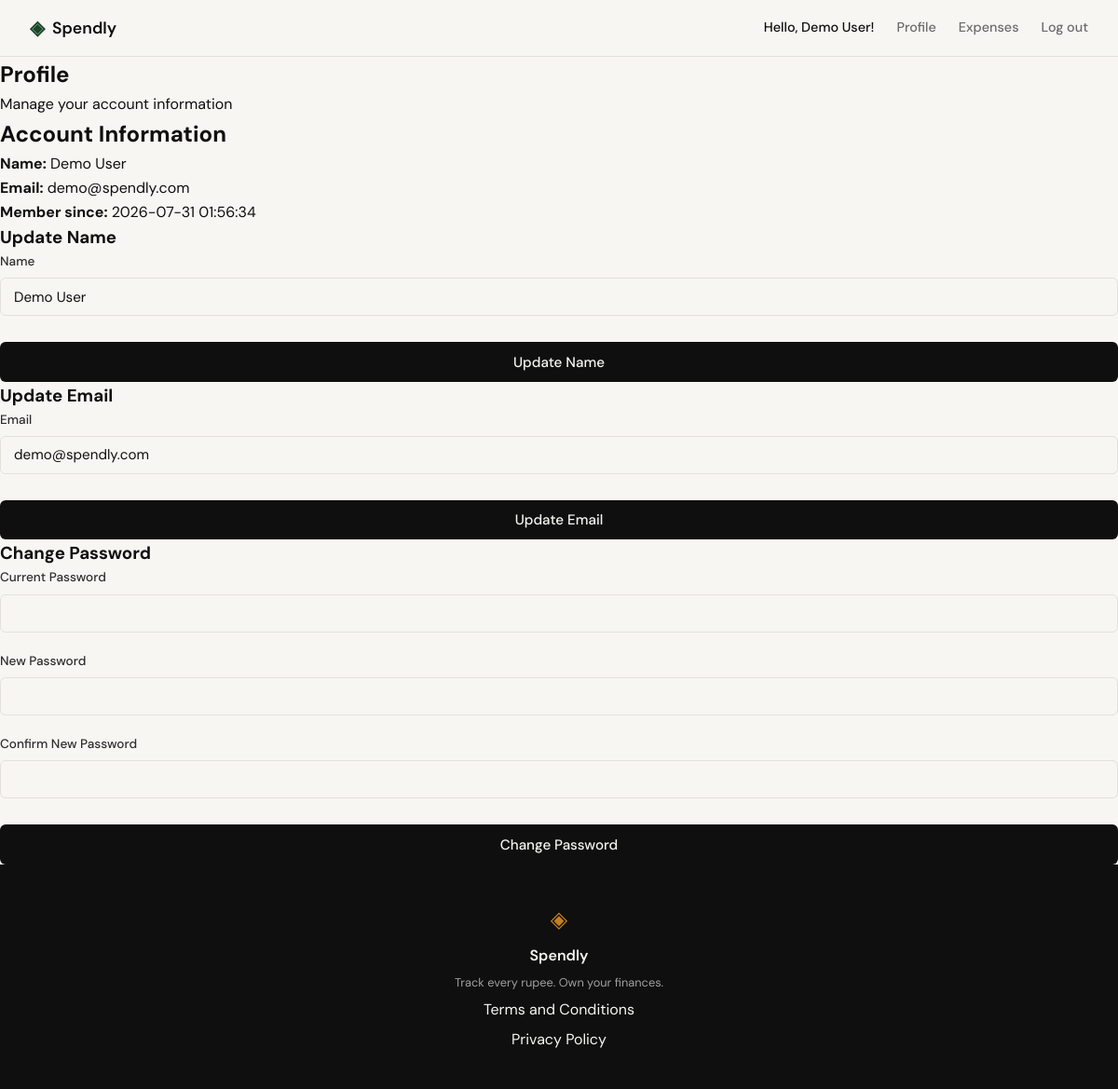
Screenshot of /profile (signed in) with the database file from the repository.
### tables this page shows
CREATE TABLE users (
            id INTEGER PRIMARY KEY AUTOINCREMENT,
            name TEXT NOT NULL,
            email TEXT UNIQUE NOT NULL,
            password_hash TEXT NOT NULL,
            created_at TEXT DEFAULT CURRENT_TIMESTAMP
        );

### app.py (the view)
@app.route("/profile")
@login_required
def profile():
    user = get_user_by_id(session['user_id'])
    if user is None:
        flash("User not found.", "error")
        return redirect(url_for("login"))
    return render_template("profile.html", user=user)

### app.py (called while the page is built)
def is_authenticated():
    return 'user_id' in session

def login_required(f):
    from functools import wraps
    @wraps(f)
    def decorated_function(*args, **kwargs):
        if not is_authenticated():
            flash('Please log in to access this page.', 'warning')
            return redirect(url_for('login'))
        return f(*args, **kwargs)
    return decorated_function

### database/db.py (called while the page is built)
def get_db():
    db = getattr(g, '_database', None)
    if db is None:
        db = g._database = sqlite3.connect(DATABASE)
        db.row_factory = sqlite3.Row
        db.execute("PRAGMA foreign_keys = ON")
    return db

def get_user_by_id(user_id):
    db = get_db()
    cursor = db.cursor()
    cursor.execute('SELECT * FROM users WHERE id = ?', (user_id,))
    return cursor.fetchone()

### templates/profile.html (shortened to what this page needs)
{% extends "base.html" %}
{% block content %}
<section class="profile-section">
    <div class="profile-container">
        <div class="profile-header">
            <h1 class="profile-title">Profile</h1>
            <p class="profile-subtitle">Manage your account information</p>
        </div>
        <div class="profile-card">
            <div class="profile-info">
                <h2>Account Information</h2>
                <p><strong>Name:</strong> {{ user.name }}</p>
                <p><strong>Email:</strong> {{ user.email }}</p>
                <p><strong>Member since:</strong> {{ user.created_at }}</p>
            </div>
            <div class="profile-forms">
                <form method="POST" action="{{ url_for('update_name') }}" class="update-form">
                    <h3>Update Name</h3>
                    <div class="form-group">
                        <label for="name">Name</label>
                        <input type="text" id="name" name="name" class="form-input" value="{{ user.name }}" required>
                    </div>
                    <button type="submit" class="btn-submit">Update Name</button>
                </form>
                <form method="POST" action="{{ url_for('update_email') }}" class="update-form">
                    <h3>Update Email</h3>
                    <div class="form-group">
                        <label for="email">Email</label>
                        <input type="email" id="email" name="email" class="form-input" value="{{ user.email }}" required>
                    </div>
                    <button type="submit" class="btn-submit">Update Email</button>
                </form>
                <form method="POST" action="{{ url_for('change_password') }}" class="update-form">
                    <h3>Change Password</h3>
                    <div class="form-group">
                        <label for="current_password">Current Password</label>
                        <input type="password" id="current_password" name="current_password" class="form-input" required>
                    </div>
                    <div class="form-group">
                        <label for="new_password">New Password</label>
                        <input type="password" id="new_password" name="new_password" class="form-input" required>
                    </div>
                    <div class="form-group">
                        <label for="confirm_password">Confirm New Password</label>
                        <input type="password" id="confirm_password" name="confirm_password" class="form-input" required>
                    </div>
                    <button type="submit" class="btn-submit">Change Password</button>
                </form>
            </div>
        </div>
    </div>
</section>
{% endblock %}

### templates/base.html (shortened to what this page needs)
<!DOCTYPE html>
<html lang="en">
<head>
    <link rel="stylesheet" href="{{ url_for('static', filename='css/style.css') }}">
</head>
<body>
    <nav class="navbar">
        <div class="nav-inner">
            <a href="{{ url_for('landing') }}" class="nav-brand">
                <span class="brand-icon">◈</span>
                <span class="brand-name">Spendly</span>
            </a>
            <div class="nav-links">
                {% if session.user_id %}
                  <span class="nav-user">Hello, {{ session.user_name }}!</span>
                  <a href="{{ url_for('profile') }}">Profile</a>
                  <a href="{{ url_for('expenses_index') }}">Expenses</a>
                  <a href="{{ url_for('logout') }}">Log out</a>
                {% else %}
                  <a href="{{ url_for('login') }}">Sign in</a>
                  <a href="{{ url_for('register') }}" class="nav-cta">Get started</a>
                {% endif %}
            </div>
        </div>
    </nav>
    <main class="main-content">
        {% block content %}{% endblock %}
    </main>
    <footer class="footer">
        <div class="footer-inner">
            <span class="brand-icon">◈</span>
            <span class="footer-name">Spendly</span>
            <p class="footer-copy">Track every rupee. Own your finances.</p>
            <a href="/terms">Terms and Conditions</a>
            <a href="/privacy">Privacy Policy</a>
        </div>
    </footer>
</body>
</html>

### static/css/style.css (style rules this page uses)
:root { --ink: #0f0f0f; --ink-soft: #2d2d2d; --ink-muted: #6b6b6b; --ink-faint: #a0a0a0; --paper: #f7f6f3; --paper-warm: #f0ede6; --paper-card: #ffffff; --accent: #1a472a; --accent-light: #e8f0eb; --accent-2: #c17f24; --accent-2-light: #fdf3e3; --danger: #c0392b; --danger-light: #fdecea; --border: #e4e1da; --border-soft: #eeebe4; --font-display: 'DM Serif Display', Georgia, serif; --font-body: 'DM Sans', system-ui, sans-serif; --max-width: 1200px; --auth-width: 440px; --radius-sm: 6px; --radius-md: 12px; --radius-lg: 20px; }
*, *::before, *::after { box-sizing: border-box; margin: 0; padding: 0; }
html { font-size: 16px; scroll-behavior: smooth; }
body { background: var(--paper); color: var(--ink); font-family: var(--font-body); font-size: 1rem; line-height: 1.6; -webkit-font-smoothing: antialiased; }
a { color: inherit; text-decoration: none; }
.navbar { position: sticky; top: 0; z-index: 100; background: var(--paper); border-bottom: 1px solid var(--border); padding: 0 2rem; }
.nav-inner { max-width: var(--max-width); margin: 0 auto; height: 60px; display: flex; align-items: center; justify-content: space-between; }
.nav-brand { display: flex; align-items: center; gap: 0.5rem; font-family: var(--font-body); font-weight: 600; font-size: 1.1rem; color: var(--ink); }
.brand-icon { color: var(--accent); font-size: 1.3rem; }
.brand-name { color: var(--ink); }
.nav-links { display: flex; align-items: center; gap: 1.5rem; font-size: 0.9rem; font-weight: 500; }
.nav-links a { color: var(--ink-muted); transition: color 0.2s; }
.main-content { min-height: calc(100vh - 60px - 100px); }
.form-group { margin-bottom: 1.25rem; }
.form-group label { display: block; font-size: 0.85rem; font-weight: 500; color: var(--ink-soft); margin-bottom: 0.4rem; }
.form-input { width: 100%; padding: 0.6rem 0.875rem; border: 1px solid var(--border); border-radius: var(--radius-sm); font-family: var(--font-body); font-size: 0.95rem; color: var(--ink); background: var(--paper); outline: none; transition: border-color 0.2s; }
.form-input::placeholder { color: var(--ink-faint); }
.btn-submit { width: 100%; padding: 0.7rem; background: var(--ink); color: var(--paper); border: none; border-radius: var(--radius-sm); font-family: var(--font-body); font-size: 0.95rem; font-weight: 500; cursor: pointer; transition: background 0.2s; margin-top: 0.5rem; }
.footer { background: var(--ink); color: var(--paper); padding: 2.5rem 2rem; text-align: center; }
.footer-inner { display: flex; flex-direction: column; align-items: center; gap: 0.4rem; }
.footer .brand-icon { color: var(--accent-2); font-size: 1.5rem; }
.footer-name { font-weight: 600; font-size: 1rem; }
.footer-copy { font-size: 0.8rem; color: var(--ink-faint); }

### rows the page displays
users: user_name "Demo User", name "Demo User", email "demo@spendly.com", created_at "2026-07-31 01:56:34"
